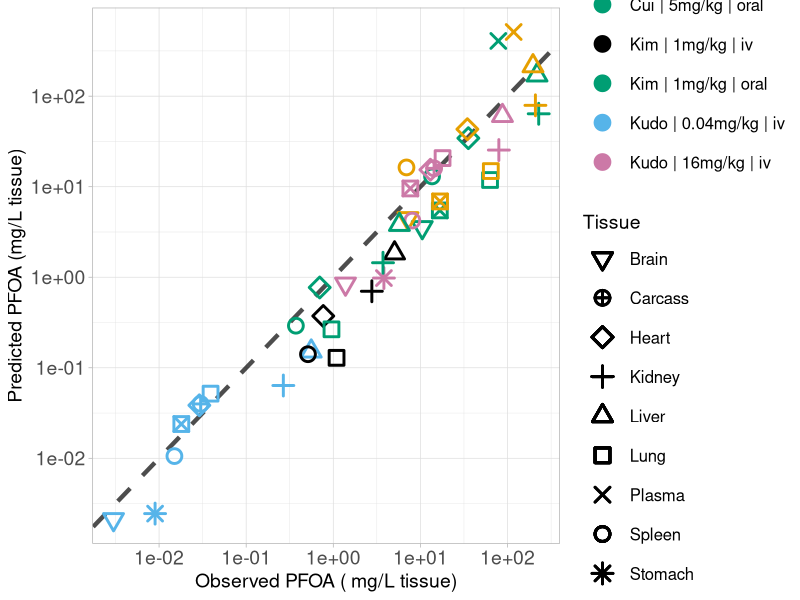
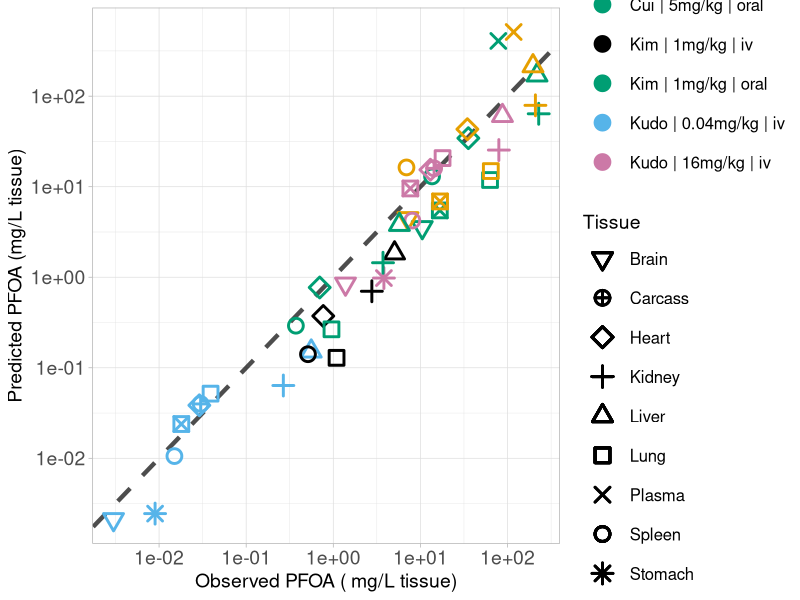

R code for these plots, in order:
library(ggplot2)

setwd("/Users/ptsir/Documents/GitHub/PBK_Grouping/PFOA/Validation/Validation_results")
column_names <- c("Study",	"Dose",	"Tissue",	"Type",	"Observed",	"Predicted")

# Load Results 
Cui_results <- read.csv("Cui_2008_results.csv", header = T)
Cui_low <- Cui_results[Cui_results$Dose == 5, ]
Cui_low$Experiment <- "Cui | 5mg/kg | oral"
Cui_high <- Cui_results[Cui_results$Dose == 20, ]
Cui_high$Experiment <- "Cui | 20mg/kg | oral"

Kudo_results <- read.csv("Kudo_results.csv", header = T)
Kudo_low <- Kudo_results[Kudo_results$Dose == 0.041, ] 
Kudo_low$Experiment <-  "Kudo | 0.04mg/kg | iv"

Kudo_high <- Kudo_results[Kudo_results$Dose == 16.560, ] 
Kudo_high$Experiment <-  "Kudo | 16mg/kg | iv"

Kim_results <- read.csv("Kim_results.csv", header = T)
Kim_iv <- Kim_results[Kim_results$Type == "iv",]
Kim_iv$Experiment <-  "Kim | 1mg/kg | iv"

Kim_oral <- Kim_results[Kim_results$Type == "oral",]
Kim_oral$Experiment <-  "Kim | 1mg/kg | oral"

Tissue_markers <-  c(0:10,14)
names(Tissue_markers) <- c( "Lung",   "Spleen",  "Liver",   "Kidney", "Plasma", "Heart",
                            "Brain","Testis", "Stomach", "Intestines", "Carcass")

Experiment <- scales::hue_pal()(6)
Experiment <- c("#009E73", "#E69F00", "#56B4E9", "#CC79A7", "#000000", "#009E73")

names(Experiment) <- unique(c(Cui_low$Experiment, Cui_high$Experiment,
                              Kudo_low$Experiment,   Kudo_high$Experiment,
                              Kim_iv$Experiment, Kim_oral$Experiment))



scatter_plot <- ggplot()+
  geom_abline(intercept = log10(1), slope = 1, linetype = "dashed", color = "black", linewidth = 1.5,alpha = 0.7) +  # Identity line in log10 scale
  geom_point(data = Cui_low, aes(x=Observed, y=Predicted, color = Experiment, shape = Tissue), size=4, stroke = 1.5)+
  geom_point(data = Cui_high, aes(x=Observed, y=Predicted, color = Experiment, shape = Tissue), size=4, stroke = 1.5)+
  geom_point(data = Kudo_low, aes(x=Observed, y=Predicted, color = Experiment, shape = Tissue), size=4, stroke = 1.5)+
  geom_point(data = Kudo_high, aes(x=Observed, y=Predicted, color = Experiment, shape = Tissue), size=4, stroke = 1.5)+
  geom_point(data = Kim_iv, aes(x=Observed, y=Predicted, color = Experiment, shape = Tissue), size=4, stroke = 1.5)+
  geom_point(data = Kim_oral, aes(x=Observed, y=Predicted, color = Experiment, shape = Tissue), size=4, stroke = 1.5)+
  
  scale_y_log10()+
  scale_x_log10()+
  
  scale_color_manual(values = Experiment)+
                    # labels = c(#expression("Disdier et al. (2015), Dose = 215 " * mu* "g"),
                    #            str_wrap("Disdier et al. (2015): Dose = 215 \u03BCg", 25),
                    #            #expression("Fabian et al. (2008), Dose = 1250 " * mu* "g"),
                    #            str_wrap("Fabian et al. (2008): Dose = 1250 \u03BCg", 25),
                    #            
                    #            #expression(paste("Dose = \n215 " , mu, "g")),
                    #            str_wrap("Garaets et al. (2014): Dose = 2300 \u03BCg x 5 Doses", 25),
                    #            #expression("Garaets et al. (2014), Dose = 2300 " * mu* "g x 1 Dose")
                    #            str_wrap("Garaets et al. (2014): Dose = 2300 \u03BCg x 1 Dose", 25)
                    #          )

  theme(legend.spacing.y = unit(1, 'cm')) +
  guides(fill = guide_legend(byrow = TRUE))+
  
  scale_shape_manual(values = Tissue_markers)+
  theme_light()+
  labs(y = "Predicted PFOA (mg/L tissue)",
       x = "Observed PFOA ( mg/L tissue)")+
  theme(plot.title = element_text(hjust = 0.5),
        legend.key.size = unit(1.0, 'cm'),  
        legend.title = element_text(size=14),
        legend.text = element_text(size=12,  hjust = 0),
        axis.text = element_text(size = 14),
        axis.title = element_text(size = 14),
        )

print(scatter_plot)

ggsave("validation_plot.png", scatter_plot, width = 11, height = 7, units = "in", dpi = 400)


